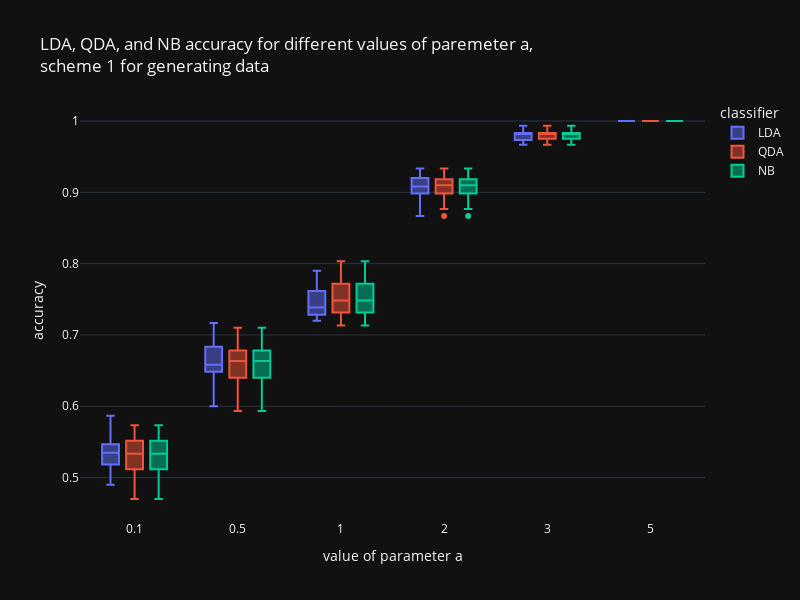

Notebook code cell kept with this figure:
### Code cell
first_experiment(a_values = [0.1, 0.5, 1, 2, 3, 5], scheme='scheme 1 for generating data')

### Figure 1 — Plotly figure (JSON) as saved in the notebook; plotly's stock layout.template omitted (floating-point values rounded to 4 significant figures)
{"data": [{"alignmentgroup": "True", "hovertemplate": "classifier=LDA<br>value of parameter a=%{x}<br>accuracy=%{y}<extra></extra>", "legendgroup": "LDA", "marker": {"color": "#636efa"}, "name": "LDA", "notched": false, "offsetgroup": "LDA", "orientation": "v", "showlegend": true, "x": ["0.1", "0.1", "0.1", "0.1", "0.1", "0.1", "0.1", "0.1", "0.1", "0.1", "0.1", "0.1", "0.1", "0.1", "0.1", "0.1", "0.1", "0.1", "0.1", "0.1", "0.5", "0.5", "0.5", "0.5", "0.5", "0.5", "0.5", "0.5", "0.5", "0.5", "0.5", "0.5", "0.5", "0.5", "0.5", "0.5", "0.5", "0.5", "0.5", "0.5", "1", "1", "1", "1", "1", "1", "1", "1", "1", "1", "1", "1", "1", "1", "1", "1", "1", "1", "1", "1", "2", "2", "2", "2", "2", "2", "2", "2", "2", "2", "2", "2", "2", "2", "2", "2", "2", "2", "2", "2", "3", "3", "3", "3", "3", "3", "3", "3", "3", "3", "3", "3", "3", "3", "3", "3", "3", "3", "3", "3", "5", "5", "5", "5", "5", "5", "5", "5", "5", "5", "5", "5", "5", "5", "5", "5", "5", "5", "5", "5"], "x0": " ", "xaxis": "x", "y": [0.5467, 0.5867, 0.5467, 0.5167, 0.5067, 0.5267, 0.5367, 0.5667, 0.53, 0.52, 0.49, 0.5467, 0.5333, 0.5533, 0.5067, 0.5167, 0.54, 0.5667, 0.54, 0.5233, 0.66, 0.6833, 0.7067, 0.6867, 0.62, 0.6767, 0.7167, 0.6567, 0.6, 0.61, 0.6367, 0.65, 0.6833, 0.6733, 0.6467, 0.6567, 0.71, 0.65, 0.66, 0.6567, 0.7733, 0.72, 0.7233, 0.7633, 0.76, 0.74, 0.7267, 0.7367, 0.7333, 0.7267, 0.73, 0.7433, 0.79, 0.76, 0.73, 0.7333, 0.75, 0.7233, 0.77, 0.7733, 0.9167, 0.91, 0.92, 0.8667, 0.9233, 0.9333, 0.9033, 0.9067, 0.9, 0.9267, 0.92, 0.8967, 0.9, 0.9133, 0.92, 0.93, 0.8833, 0.8833, 0.8967, 0.9067, 0.9833, 0.9833, 0.9833, 0.9833, 0.9833, 0.97, 0.98, 0.9667, 0.9833, 0.9933, 0.97, 0.97, 0.9767, 0.99, 0.98, 0.9867, 0.9833, 0.9667, 0.9767, 0.9867, 1.0, 1.0, 1.0, 1.0, 1.0, 1.0, 1.0, 1.0, 1.0, 1.0, 1.0, 1.0, 1.0, 1.0, 1.0, 1.0, 1.0, 1.0, 1.0, 1.0], "y0": " ", "yaxis": "y", "type": "box"}, {"alignmentgroup": "True", "hovertemplate": "classifier=QDA<br>value of parameter a=%{x}<br>accuracy=%{y}<extra></extra>", "legendgroup": "QDA", "marker": {"color": "#EF553B"}, "name": "QDA", "notched": false, "offsetgroup": "QDA", "orientation": "v", "showlegend": true, "x": ["0.1", "0.1", "0.1", "0.1", "0.1", "0.1", "0.1", "0.1", "0.1", "0.1", "0.1", "0.1", "0.1", "0.1", "0.1", "0.1", "0.1", "0.1", "0.1", "0.1", "0.5", "0.5", "0.5", "0.5", "0.5", "0.5", "0.5", "0.5", "0.5", "0.5", "0.5", "0.5", "0.5", "0.5", "0.5", "0.5", "0.5", "0.5", "0.5", "0.5", "1", "1", "1", "1", "1", "1", "1", "1", "1", "1", "1", "1", "1", "1", "1", "1", "1", "1", "1", "1", "2", "2", "2", "2", "2", "2", "2", "2", "2", "2", "2", "2", "2", "2", "2", "2", "2", "2", "2", "2", "3", "3", "3", "3", "3", "3", "3", "3", "3", "3", "3", "3", "3", "3", "3", "3", "3", "3", "3", "3", "5", "5", "5", "5", "5", "5", "5", "5", "5", "5", "5", "5", "5", "5", "5", "5", "5", "5", "5", "5"], "x0": " ", "xaxis": "x", "y": [0.52, 0.57, 0.5533, 0.5267, 0.5033, 0.53, 0.5433, 0.5633, 0.54, 0.5067, 0.47, 0.5567, 0.4933, 0.55, 0.5067, 0.5233, 0.5467, 0.5367, 0.5733, 0.5167, 0.6667, 0.6733, 0.69, 0.6933, 0.6233, 0.6733, 0.71, 0.6567, 0.5933, 0.6167, 0.6433, 0.6533, 0.6833, 0.6533, 0.6367, 0.6633, 0.7067, 0.6633, 0.67, 0.6267, 0.7733, 0.7167, 0.7133, 0.77, 0.77, 0.7467, 0.7267, 0.75, 0.74, 0.7333, 0.7267, 0.7533, 0.8033, 0.78, 0.73, 0.74, 0.77, 0.7367, 0.7767, 0.7733, 0.9167, 0.91, 0.9133, 0.8667, 0.9233, 0.9333, 0.9, 0.9, 0.9, 0.9267, 0.92, 0.8967, 0.9033, 0.9133, 0.9167, 0.9267, 0.8767, 0.8833, 0.8967, 0.91, 0.9833, 0.9833, 0.9833, 0.9833, 0.9833, 0.9733, 0.98, 0.9667, 0.9833, 0.9933, 0.97, 0.9667, 0.9767, 0.99, 0.98, 0.9867, 0.98, 0.9667, 0.9767, 0.9867, 1.0, 1.0, 1.0, 1.0, 1.0, 1.0, 1.0, 1.0, 1.0, 1.0, 1.0, 1.0, 1.0, 1.0, 1.0, 1.0, 1.0, 1.0, 1.0, 1.0], "y0": " ", "yaxis": "y", "type": "box"}, {"alignmentgroup": "True", "hovertemplate": "classifier=NB<br>value of parameter a=%{x}<br>accuracy=%{y}<extra></extra>", "legendgroup": "NB", "marker": {"color": "#00cc96"}, "name": "NB", "notched": false, "offsetgroup": "NB", "orientation": "v", "showlegend": true, "x": ["0.1", "0.1", "0.1", "0.1", "0.1", "0.1", "0.1", "0.1", "0.1", "0.1", "0.1", "0.1", "0.1", "0.1", "0.1", "0.1", "0.1", "0.1", "0.1", "0.1", "0.5", "0.5", "0.5", "0.5", "0.5", "0.5", "0.5", "0.5", "0.5", "0.5", "0.5", "0.5", "0.5", "0.5", "0.5", "0.5", "0.5", "0.5", "0.5", "0.5", "1", "1", "1", "1", "1", "1", "1", "1", "1", "1", "1", "1", "1", "1", "1", "1", "1", "1", "1", "1", "2", "2", "2", "2", "2", "2", "2", "2", "2", "2", "2", "2", "2", "2", "2", "2", "2", "2", "2", "2", "3", "3", "3", "3", "3", "3", "3", "3", "3", "3", "3", "3", "3", "3", "3", "3", "3", "3", "3", "3", "5", "5", "5", "5", "5", "5", "5", "5", "5", "5", "5", "5", "5", "5", "5", "5", "5", "5", "5", "5"], "x0": " ", "xaxis": "x", "y": [0.52, 0.57, 0.5533, 0.5267, 0.5033, 0.53, 0.5433, 0.5633, 0.54, 0.5067, 0.47, 0.5567, 0.4933, 0.55, 0.5067, 0.5233, 0.5467, 0.5367, 0.5733, 0.5167, 0.6667, 0.6733, 0.69, 0.6933, 0.6233, 0.6733, 0.71, 0.6567, 0.5933, 0.6167, 0.6433, 0.6533, 0.6833, 0.6533, 0.6367, 0.6633, 0.7067, 0.6633, 0.67, 0.6267, 0.7733, 0.7167, 0.7133, 0.77, 0.77, 0.7467, 0.7267, 0.75, 0.74, 0.7333, 0.7267, 0.7533, 0.8033, 0.78, 0.73, 0.74, 0.77, 0.7367, 0.7767, 0.7733, 0.9167, 0.91, 0.9133, 0.8667, 0.9233, 0.9333, 0.9, 0.9, 0.9, 0.9267, 0.92, 0.8967, 0.9033, 0.9133, 0.9167, 0.9267, 0.8767, 0.8833, 0.8967, 0.91, 0.9833, 0.9833, 0.9833, 0.9833, 0.9833, 0.9733, 0.98, 0.9667, 0.9833, 0.9933, 0.97, 0.9667, 0.9767, 0.99, 0.98, 0.9867, 0.98, 0.9667, 0.9767, 0.9867, 1.0, 1.0, 1.0, 1.0, 1.0, 1.0, 1.0, 1.0, 1.0, 1.0, 1.0, 1.0, 1.0, 1.0, 1.0, 1.0, 1.0, 1.0, 1.0, 1.0], "y0": " ", "yaxis": "y", "type": "box"}], "layout": {"xaxis": {"anchor": "y", "domain": [0.0, 1.0], "title": {"text": "value of parameter a"}}, "yaxis": {"anchor": "x", "domain": [0.0, 1.0], "title": {"text": "accuracy"}}, "legend": {"title": {"text": "classifier"}, "tracegroupgap": 0}, "title": {"text": "LDA, QDA, and NB accuracy for different values of paremeter a, <br>scheme 1 for generating data"}, "boxmode": "group", "height": 600, "width": 800}}
